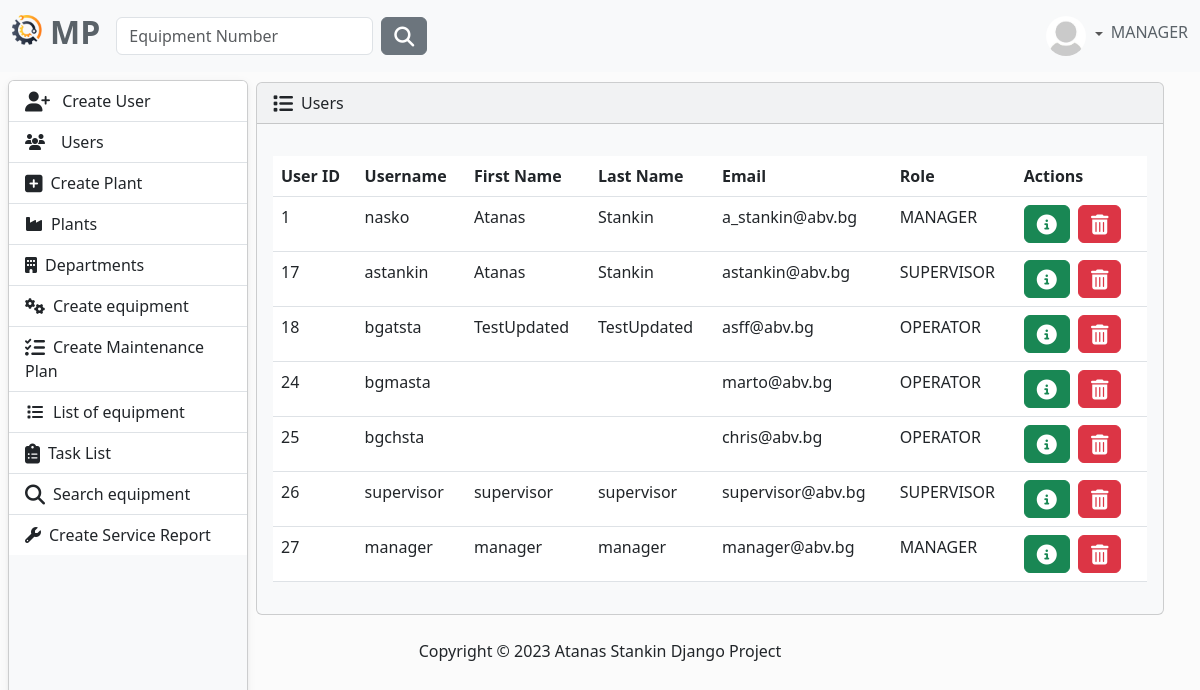
Screenshot of /user/list/ (signed in) with the database file from the repository.
### MaintenancePlanner/accounts/models.py (models this page shows, shortened)
class AppUser(AbstractUser, PermissionsMixin):
    username = models.CharField(
        max_length=30,
        validators=[
            MinLengthValidator(4),
        ],
        unique=True,
    )
    first_name = models.CharField(
        max_length=30,
        validators=[
            MinLengthValidator(2),
            user_name_validator,
        ]
    )
    last_name = models.CharField(
        max_length=30,
        validators=[
            MinLengthValidator(2),
            user_name_validator,
        ]
    )
    email = models.EmailField(unique=True)
    class Role(models.TextChoices):
        MANAGER = "MANAGER", 'Manager'
        SUPERVISOR = "SUPERVISOR", 'Supervisor'
        OPERATOR = "OPERATOR", 'Operator'
    role = models.CharField(max_length=50, choices=Role.choices)
    @property
    def full_name(self):
        return f'{self.first_name} {self.last_name}'

class Profile(models.Model):
    user = models.OneToOneField(AppUser, on_delete=models.CASCADE)
    image = models.ImageField(
        default='images/default.jpg',
        null=True,
        blank=True,
        upload_to='images/'
    )

### MaintenancePlanner/accounts/views.py (the view)
# urls.py: path('list/', ListUsers.as_view(), name='users-list'),
class ListUsers(LoginRequiredMixin, AllowedUsersMixin, ListView):
    allowed_roles = ['MANAGER', 'SUPERVISOR']
    model = AppUser
    template_name = 'users-list.html'
    context_object_name = 'users'

### MaintenancePlanner/accounts/mixins.py (called while the page is built)
    def dispatch(self, request, *args, **kwargs):
        if request.user.role in self.allowed_roles:
            return super().dispatch(request, *args, **kwargs)
        else:
            return redirect('home-page')

### MaintenancePlanner/accounts/templates/users-list.html (shortened to what this page needs)
{% extends "base.html" %}
{% block content %}
        <div class="card bg-light ms-1 me-4 mb-4 mt-0">
            <div class="card-header">
                <i class="fa-solid fa-list fa-lg me-2"></i>Users
            </div>
            <div class="card-body">
                <p class="card-text">
                <div class="table-responsive">
                    <table class="table table-hover">
                        <thead>
                        <tr>
                            <th scope="col">User ID</th>
                            <th scope="col">Username</th>
                            <th scope="col">First Name</th>
                            <th scope="col">Last Name</th>
                            <th scope="col">Email</th>
                            <th scope="col">Role</th>
                            <th scope="col">Actions</th>
                        </tr>
                        </thead>
                        <tbody>
                        {% for user in  users %}
                            <tr>
                                <td>{{ user.id }}</td>
                                <td>{{ user.username }}</td>
                                <td>{{ user.first_name }}</td>
                                <td>{{ user.last_name }}</td>
                                <td>{{ user.email }}</td>
                                <td>{{ user.role }}</td>
                                <td>
                                    <button type="button" class="btn btn-success me-1"
                                            href="#" data-bs-toggle="modal"
                                            data-bs-target="#myModal{{ user.id }}">
                                        <i class="fa-solid fa-circle-info fa-lg"></i>
                                    </button>
                                    {% include 'partials/modal-profile-info.html' %}
                                    <button type="button" class="btn btn-danger me-1"
                                            href="#"
                                            data-bs-toggle="modal"
                                            data-bs-target="#myModal2{{ user.id }}">
                                        <i class="fa-solid fa-trash-can fa-lg"></i>
                                    </button>
                                </td>
                            </tr>
                        {% endfor %}
{% endblock %}

### templates/partials/navbar.html (shortened to what this page needs)
{% load static %}
<nav class="navbar navbar-expand-lg bg-light fixed-top" data-bs-theme="light">
    <div class="container-fluid">
        <a class="navbar-brand" href="{% url 'home-page' %}">
            <ul class="navbar-nav ms-auto d-flex flex-row">
                <li><img class="logo me-2" src="{% static 'img/logo.png' %}" alt="logo" height="30"></li>
                <li><h2 style="color: #5a6268; font-weight: bold">MP</h2></li>
            </ul>
        </a>
        <div class="collapse navbar-collapse" id="navbarColor01">
            {% if user.is_authenticated %}
                <form class="d-flex" method=POST action="{% url 'search-equipment' %}">
                    <input class="form-control me-sm-2" type="search" placeholder="Equipment Number"
                           name="number">
                    <button class="btn btn-secondary my-2 my-sm-0" type="submit"><i
                            class="fa-solid fa-magnifying-glass fa-lg"></i></button>
                </form>
            {% endif %}
            <ul class="navbar-nav ms-auto d-flex flex-row">
                {% if not request.user.is_authenticated %}
                    <li class="nav-item">
                        <a class="nav-link" href="{% url 'login' %}"><i
                                class="fa-solid fa-right-to-bracket fa-lg me-2"></i>Sig In
                        </a>
                    </li>
                {% else %}
                    <li class="nav-item dropdown d-flex align-items-center">
                        <div class="btn-group dropdown">
                            <a class="nav-link dropdown-toggle" data-bs-toggle="dropdown" href="#" role="button"
                               aria-haspopup="true" aria-expanded="false">
                                {% if user.profile.image %}
                                    <img src="{{ user.profile.image.url }}" class="rounded-circle" height="40"
                                         loading="lazy"/>
                                {% else %}
                                    <img src="{% static 'img/profile-img.png' %}" class="rounded-circle" height="40"
                                         loading="lazy"/>
                                {% endif %}
                            </a>
                        </div>
                        <h6 style="color: #5a6268">{{ request.user.role }}</h6>
                    </li>
                {% endif %}
            </ul>
        </div>
    </div>
</nav>

### static/css/body.css (style rules this page uses)
body { background-color: #fbfbfb; }

### rows the page displays
AppUser: profile.image (placeholder picture), user.role "MANAGER", id "27", username "manager", first_name "manager", last_name "manager", email "manager@abv.bg", role "MANAGER"
AppUser: id "1", username "nasko", first_name "Atanas", last_name "Stankin", email "a_stankin@abv.bg", role "MANAGER"
AppUser: id "17", username "astankin", first_name "Atanas", last_name "Stankin", email "astankin@abv.bg", role "SUPERVISOR"
AppUser: id "18", username "bgatsta", first_name "TestUpdated", last_name "TestUpdated", email "asff@abv.bg", role "OPERATOR"
AppUser: id "24", username "bgmasta", email "marto@abv.bg", role "OPERATOR"
AppUser: id "25", username "bgchsta", email "chris@abv.bg", role "OPERATOR"
AppUser: id "26", username "supervisor", first_name "supervisor", last_name "supervisor", email "supervisor@abv.bg", role "SUPERVISOR"
